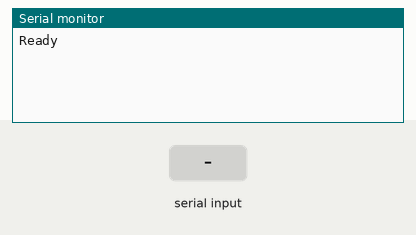
Recording of a sketch running on a simulated Arduino Uno, built with avr-gcc and run on an emulated ATmega328P. On the bench: the last lines printed to the serial monitor. Inputs (shaded band) come from the test bench.

Above: at 1.2 s.
1.3 s: "1" received over the second serial link
At 2.2 s:
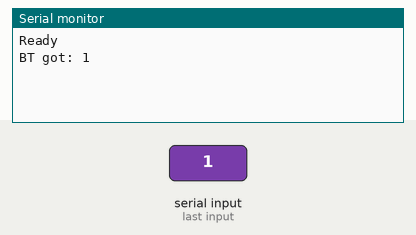
2.8 s: "0" received over the second serial link
At 3.3 s:
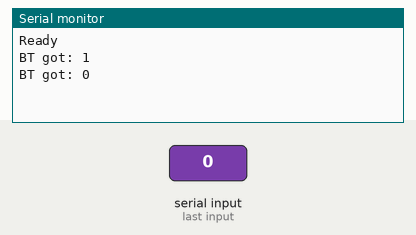
4.3 s: "2" received over the second serial link
At 5.7 s:
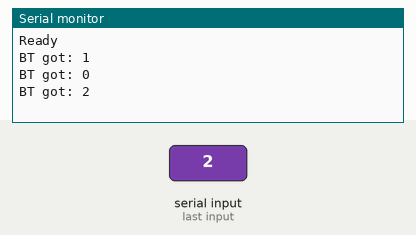

Measured:
- after the input at 1.3 s, the serial monitor: prints a new line at once (image 1)
- after the input at 2.8 s, the serial monitor: prints a new line at once (image 2)
- after the input at 4.3 s, the serial monitor: prints a new line at once (image 3)

The sketch:

bluetooth_test.ino
```cpp
#include <SoftwareSerial.h>

SoftwareSerial BT(5, 6); // RX, TX

// void setup() {
//   Serial.begin(9600);
//   BT.begin(9600);
//   Serial.println("Ready");
// }

// void loop() {
//   BT.listen();
//   if (BT.available()) {
//     char c = BT.read();
//     Serial.print("BT got: ");
//     Serial.println(c);
//   }

//   if (Serial.available()) {
//     char c = Serial.read();
//     BT.write(c);
//   }
// }

void setup() {
  Serial.begin(9600);
  BT.begin(9600);
  Serial.println("\n\n\n\n\n\n\n\n\n\n\n\n\n\n\n\n\n\n\n\n\n\n\n\n\n\n\n\n\n\nReady");
}

void loop() {
  if (BT.available()) {
    char c = BT.read();
    Serial.print("BT got: ");
    Serial.println(c);

    BT.print("Echo: ");
    BT.println(c);
  }
}
```
